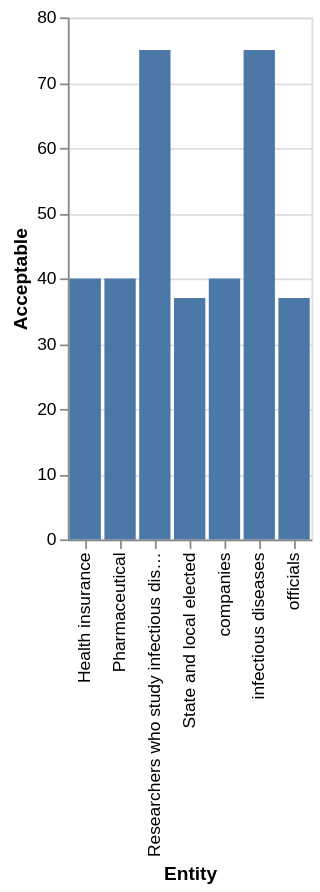

Write a Vega-Lite specification for this figure.
### Vega-Lite specification from a JSON file in a GitHub repository (floating-point values rounded to 4 significant figures)
{"$schema": "https://vega.github.io/schema/vega-lite/v5.json", "description": "Bar chart auto-generated from CSV", "data": {"values": [{"Entity": "infectious diseases", "Acceptable": 75}, {"Entity": "Researchers who study infectious diseases", "Acceptable": 75}, {"Entity": "companies", "Acceptable": 40}, {"Entity": "Pharmaceutical", "Acceptable": 40}, {"Entity": "Health insurance", "Acceptable": 40}, {"Entity": "officials", "Acceptable": 37}, {"Entity": "State and local elected", "Acceptable": 37}]}, "mark": "bar", "encoding": {"x": {"field": "Entity", "type": "ordinal"}, "y": {"field": "Acceptable", "type": "quantitative"}}}
